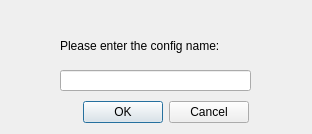
<?xml version="1.0" encoding="UTF-8"?>
<ui version="4.0">
 <class>Configuration</class>
 <widget class="QDialog" name="Configuration">
  <property name="geometry">
   <rect>
    <x>0</x>
    <y>0</y>
    <width>312</width>
    <height>134</height>
   </rect>
  </property>
  <property name="windowTitle">
   <string>Configuration Dialog</string>
  </property>
  <widget class="QLineEdit" name="lineEdit">
   <property name="geometry">
    <rect>
     <x>60</x>
     <y>70</y>
     <width>191</width>
     <height>21</height>
    </rect>
   </property>
  </widget>
  <widget class="QDialogButtonBox" name="buttonBox">
   <property name="geometry">
    <rect>
     <x>60</x>
     <y>100</y>
     <width>189</width>
     <height>25</height>
    </rect>
   </property>
   <property name="standardButtons">
    <set>QDialogButtonBox::Cancel|QDialogButtonBox::Ok</set>
   </property>
  </widget>
  <widget class="QLabel" name="label">
   <property name="geometry">
    <rect>
     <x>60</x>
     <y>20</y>
     <width>211</width>
     <height>51</height>
    </rect>
   </property>
   <property name="text">
    <string>Please enter the config name:</string>
   </property>
  </widget>
 </widget>
 <resources/>
 <connections/>
</ui>
